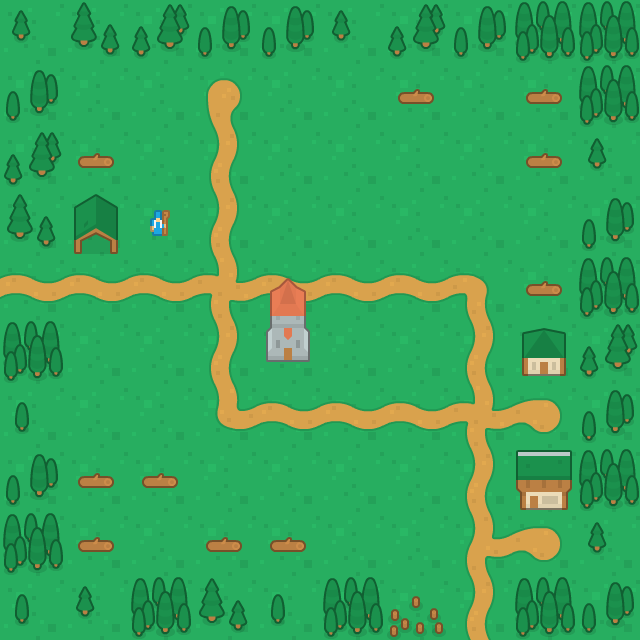

This game map was drawn from its Tiled (.tmx) file and the tilesets committed beside it. A one-line description and the full map source follow:
An orthogonal 10x10 tile map with 64x64 px tiles, 4 tile layers (background, obstacles, foreground, loot).

<map version="1.10" tiledversion="1.11.2" orientation="orthogonal" renderorder="right-down" width="10" height="10" tilewidth="64" tileheight="64" infinite="0" nextlayerid="5" nextobjectid="1">
 <tileset firstgid="1" source="medieval_tilesheet.tsx" />
 <layer id="1" name="background" width="10" height="10">
  <data encoding="csv">
1,2,2,2,1,1,1,1,2,2,
1,1,1,45,1,1,1,1,1,1,
1,1,1,5,1,1,1,1,1,1,
1,1,1,5,1,1,1,1,1,1,
6,6,6,7,6,6,6,24,1,1,
1,1,1,5,1,1,1,5,1,1,
1,1,1,41,6,6,6,7,25,1,
1,1,1,1,1,1,1,5,1,1,
1,1,1,1,1,1,1,27,25,1,
1,1,1,1,1,1,1,5,1,1
</data>
 </layer>
 <layer id="2" name="obstacles" width="10" height="10">
  <data encoding="csv">
73,74,75,57,57,73,75,57,58,58,
57,0,0,0,0,0,0,0,0,58,
75,0,0,0,0,0,0,0,0,73,
74,113,68,0,0,0,0,0,0,57,
0,0,0,0,0,0,0,0,0,58,
58,0,0,0,34,0,0,0,115,75,
55,0,0,0,0,0,0,0,0,57,
57,0,0,0,0,0,0,0,52,58,
58,0,0,0,0,0,0,0,0,73,
55,73,58,74,55,58,94,0,58,57
</data>
 </layer>
 <layer id="4" name="foreground" width="10" height="10">
  <data encoding="csv">
0,0,0,0,0,0,0,0,0,0,
0,0,0,0,0,0,0,0,0,0,
0,0,0,0,0,0,0,0,0,0,
0,0,0,0,0,0,0,0,0,0,
0,0,0,0,16,0,0,0,0,0,
0,0,0,0,0,0,0,0,0,0,
0,0,0,0,0,0,0,0,0,0,
0,0,0,0,0,0,0,0,0,0,
0,0,0,0,0,0,0,0,0,0,
0,0,0,0,0,0,0,0,0,0
</data>
 </layer>
 <layer id="3" name="loot" width="10" height="10">
  <data encoding="csv">
0,0,0,0,0,0,0,0,0,0,
0,0,0,0,0,0,64,0,64,0,
0,64,0,0,0,0,0,0,64,0,
0,0,0,0,0,0,0,0,0,0,
0,0,0,0,0,0,0,0,64,0,
0,0,0,0,0,0,0,0,0,0,
0,0,0,0,0,0,0,0,0,0,
0,64,64,0,0,0,0,0,0,0,
0,64,0,64,64,0,0,0,0,0,
0,0,0,0,0,0,0,0,0,0
</data>
 </layer>
</map>
